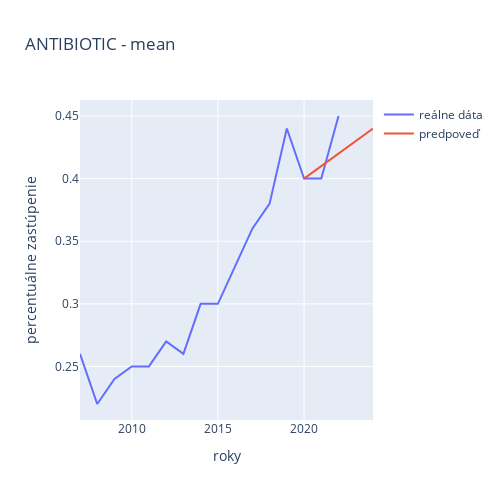
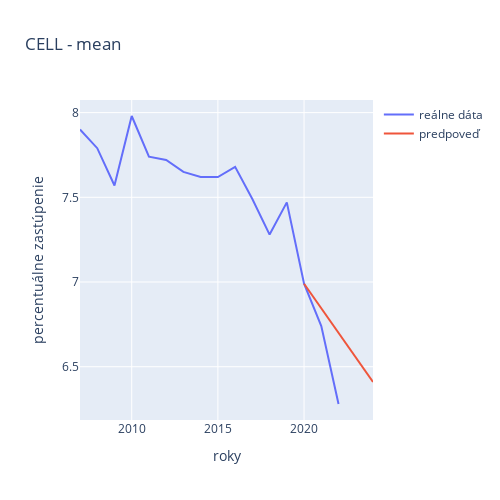
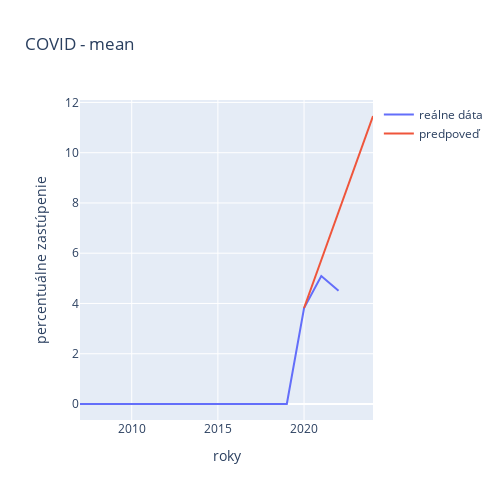
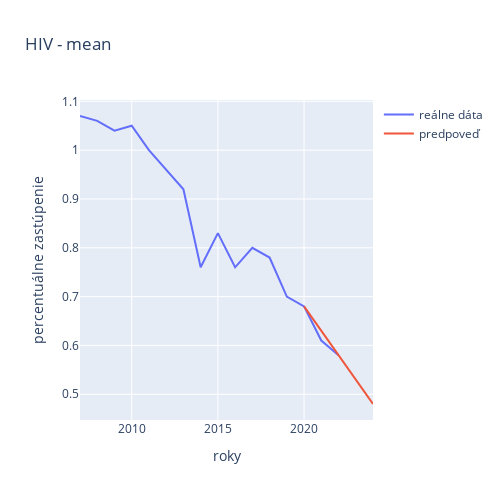

Notebook cell for these charts, in order:
### Code cell
make_mean(df_model, draw_plot=True)

### Figure 1 — Plotly figure (JSON) as saved in the notebook; plotly's stock layout.template omitted (floating-point values rounded to 4 significant figures)
{"data": [{"mode": "lines", "name": "reálne dáta", "type": "scatter", "x": [2007, 2008, 2009, 2010, 2011, 2012, 2013, 2014, 2015, 2016, 2017, 2018, 2019, 2020, 2021, 2022], "y": [0.26, 0.22, 0.24, 0.25, 0.25, 0.27, 0.26, 0.3, 0.3, 0.33, 0.36, 0.38, 0.44, 0.4, 0.4, 0.45]}, {"mode": "lines", "name": "predpoveď", "type": "scatter", "x": [2020, 2021, 2022, 2023, 2024], "y": [0.4, 0.41, 0.42, 0.43, 0.44]}], "layout": {"height": 500, "title": {"text": "ANTIBIOTIC - mean"}, "width": 500, "xaxis": {"title": {"text": "roky"}}, "yaxis": {"title": {"text": "percentuálne zastúpenie"}}}}

### Figure 2 — Plotly figure (JSON) as saved in the notebook; plotly's stock layout.template omitted (floating-point values rounded to 4 significant figures)
{"data": [{"mode": "lines", "name": "reálne dáta", "type": "scatter", "x": [2007, 2008, 2009, 2010, 2011, 2012, 2013, 2014, 2015, 2016, 2017, 2018, 2019, 2020, 2021, 2022], "y": [7.9, 7.79, 7.57, 7.98, 7.74, 7.72, 7.65, 7.62, 7.62, 7.68, 7.49, 7.28, 7.47, 6.99, 6.74, 6.28]}, {"mode": "lines", "name": "predpoveď", "type": "scatter", "x": [2020, 2021, 2022, 2023, 2024], "y": [6.99, 6.845, 6.7, 6.555, 6.41]}], "layout": {"height": 500, "title": {"text": "CELL - mean"}, "width": 500, "xaxis": {"title": {"text": "roky"}}, "yaxis": {"title": {"text": "percentuálne zastúpenie"}}}}

### Figure 3 — Plotly figure (JSON) as saved in the notebook; plotly's stock layout.template omitted (floating-point values rounded to 4 significant figures)
{"data": [{"mode": "lines", "name": "reálne dáta", "type": "scatter", "x": [2007, 2008, 2009, 2010, 2011, 2012, 2013, 2014, 2015, 2016, 2017, 2018, 2019, 2020, 2021, 2022], "y": [0, 0, 0, 0, 0, 0, 0, 0, 0, 0, 0, 0, 0, 3.82, 5.09, 4.51]}, {"mode": "lines", "name": "predpoveď", "type": "scatter", "x": [2020, 2021, 2022, 2023, 2024], "y": [3.82, 5.73, 7.64, 9.55, 11.46]}], "layout": {"height": 500, "title": {"text": "COVID - mean"}, "width": 500, "xaxis": {"title": {"text": "roky"}}, "yaxis": {"title": {"text": "percentuálne zastúpenie"}}}}

### Figure 4 — Plotly figure (JSON) as saved in the notebook; plotly's stock layout.template omitted (floating-point values rounded to 4 significant figures)
{"data": [{"mode": "lines", "name": "reálne dáta", "type": "scatter", "x": [2007, 2008, 2009, 2010, 2011, 2012, 2013, 2014, 2015, 2016, 2017, 2018, 2019, 2020, 2021, 2022], "y": [1.07, 1.06, 1.04, 1.05, 1, 0.96, 0.92, 0.76, 0.83, 0.76, 0.8, 0.78, 0.7, 0.68, 0.61, 0.58]}, {"mode": "lines", "name": "predpoveď", "type": "scatter", "x": [2020, 2021, 2022, 2023, 2024], "y": [0.68, 0.63, 0.58, 0.53, 0.48]}], "layout": {"height": 500, "title": {"text": "HIV - mean"}, "width": 500, "xaxis": {"title": {"text": "roky"}}, "yaxis": {"title": {"text": "percentuálne zastúpenie"}}}}
